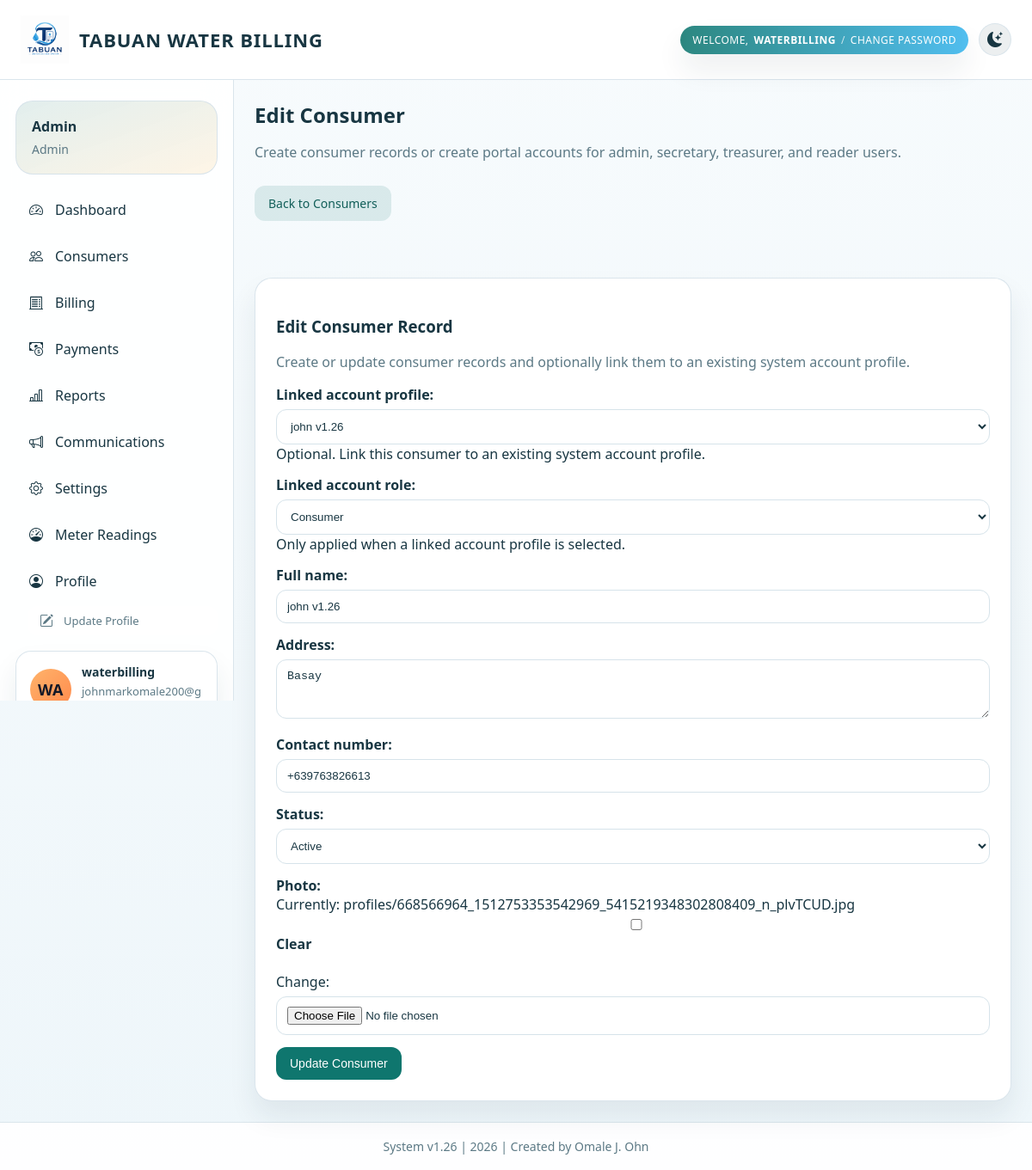
The page /consumers/7/edit/ (signed in) on the database as committed earlier.
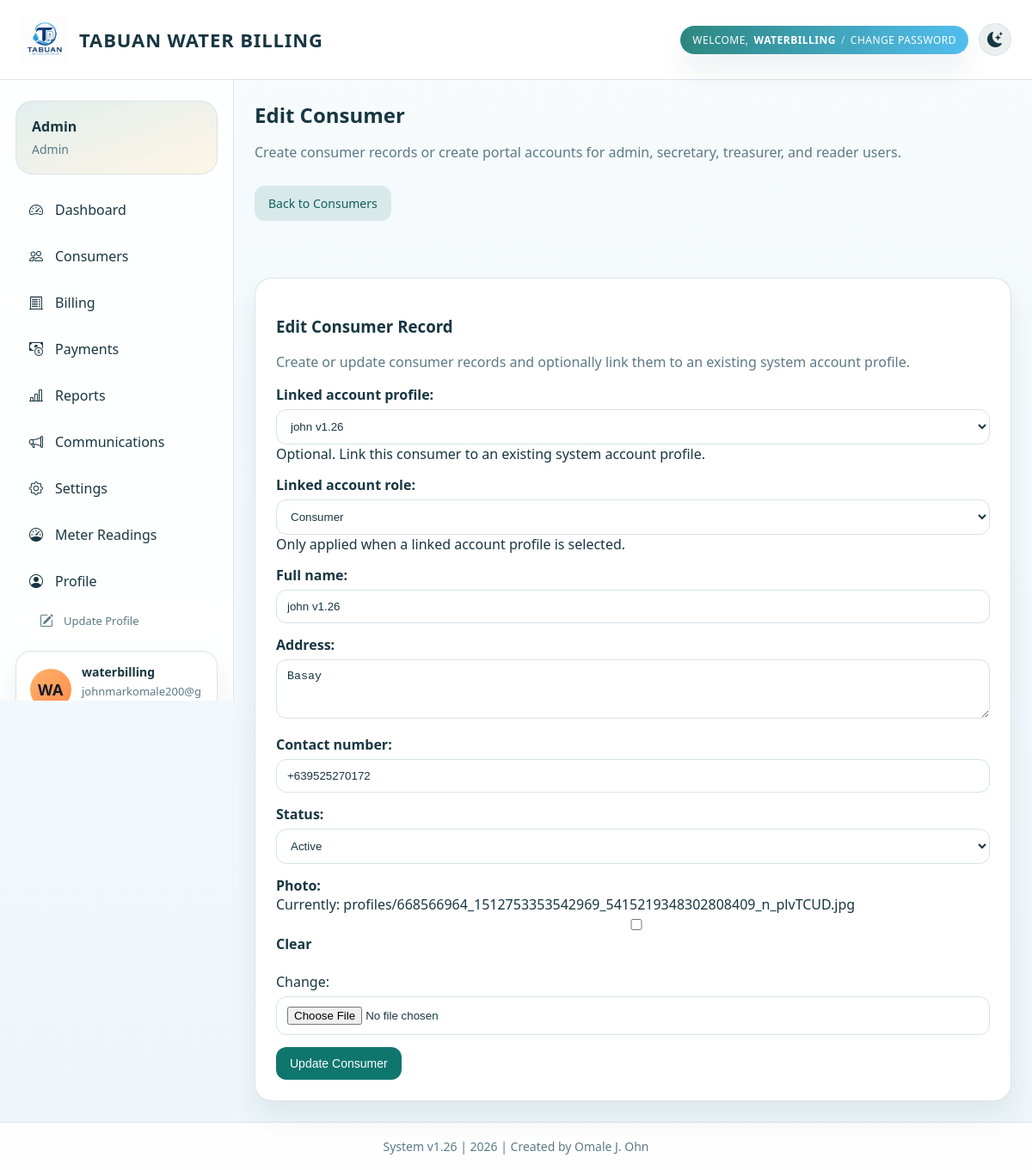
The same page on the database as committed later.
### billing/models.py (models this page shows, shortened)
class Consumer(models.Model):
    class Statuses(models.TextChoices):
        ACTIVE = 'active', 'Active'
        INACTIVE = 'inactive', 'Inactive'
    profile = models.OneToOneField(
        ConsumerProfile,
        on_delete=models.SET_NULL,
        null=True,
        blank=True,
        related_name='consumer_record',
    )
    full_name = models.CharField(max_length=255)
    address = models.TextField(blank=True)
    contact_number = models.CharField(max_length=50, blank=True)
    status = models.CharField(max_length=20, choices=Statuses.choices, default=Statuses.ACTIVE)
    photo = models.ImageField(upload_to='consumers/', blank=True, null=True)
    created_at = models.DateTimeField(auto_now_add=True)

### billing/views.py (the view)
# urls.py: path('consumers/<int:consumer_id>/edit/', views.edit_consumer, name='edit_consumer'),
@role_required(ConsumerProfile.Roles.ADMIN)
def edit_consumer(request, consumer_id):
    consumer = get_object_or_404(Consumer, pk=consumer_id)
    if request.method == 'POST':
        form = ConsumerForm(request.POST, request.FILES, instance=consumer)
        if form.is_valid():
            form.save()
            messages.success(request, 'Consumer updated successfully.')
            return redirect('consumers')
    else:
        form = ConsumerForm(instance=consumer)
    return render(request, 'billing/add_consumer.html', {'form': form, 'page_title': 'Edit Consumer'})

### billing/models.py (called while the page is built)
    def __str__(self):
        return self.full_name or self.user.username

    @classmethod
    def load(cls):
        defaults = {
            'rate_per_m3': Decimal('20.00'),
            'billing_due_days': 15,
            'enable_cash_payments': True,
            'enable_online_payments': True,
            'notify_by_email': True,
            'notify_by_sms': False,
        }
        settings_obj, _ = cls.objects.get_or_create(pk=1, defaults=defaults)
        return settings_obj

### billing/permissions.py (called while the page is built)
def get_user_profile(user, create=False):
    if create:
        return ensure_user_profile(user)
    if not getattr(user, 'is_authenticated', False):
        return None
    return ConsumerProfile.objects.filter(user=user).first()

def get_user_role(user, create=False):
    if not getattr(user, 'is_authenticated', False):
        return None
    if user.is_staff or user.is_superuser:
        return ConsumerProfile.Roles.ADMIN
    profile = get_user_profile(user, create=create)
    return profile.role if profile else ConsumerProfile.Roles.CONSUMER

def get_linked_consumer(user):
    profile = get_user_profile(user)
    if not profile:
        return None
    return getattr(profile, 'consumer_record', None)

### templates/billing/add_consumer.html (shortened to what this page needs)
{% extends 'base.html' %}
{% block content %}
<section class="page-wrap">
    <div class="toolbar" style="justify-content: space-between; margin-bottom: 18px;">
        <div>
            <h2 class="page-title">{{ page_title }}</h2>
            <p class="muted">Create consumer records or create portal accounts for admin, secretary, treasurer, and reader users.</p>
        </div>
        <a href="{% url 'consumers' %}" class="btn secondary">Back to Consumers</a>
    </div>
</section>
<section class="page-wrap {% if portal_account_form %}grid-2{% endif %}">
    <div class="form-card">
        <h3>{% if page_title == 'Edit Consumer' %}Edit Consumer Record{% else %}Create Consumer Record{% endif %}</h3>
        <p class="muted">Create or update consumer records and optionally link them to an existing system account profile.</p>
        <form method="post" enctype="multipart/form-data">
            {{ form.as_p }}
            <div class="btn-row">
                <button type="submit" class="btn">{% if page_title == 'Edit Consumer' %}Update Consumer{% else %}Save Consumer Record{% endif %}</button>
            </div>
        </form>
    </div>
</section>
{% endblock %}

Rows that differ between the two databases and show on the page:
changed Consumer "john v1.26": contact_number "+639763826613" → "+639525270172"
